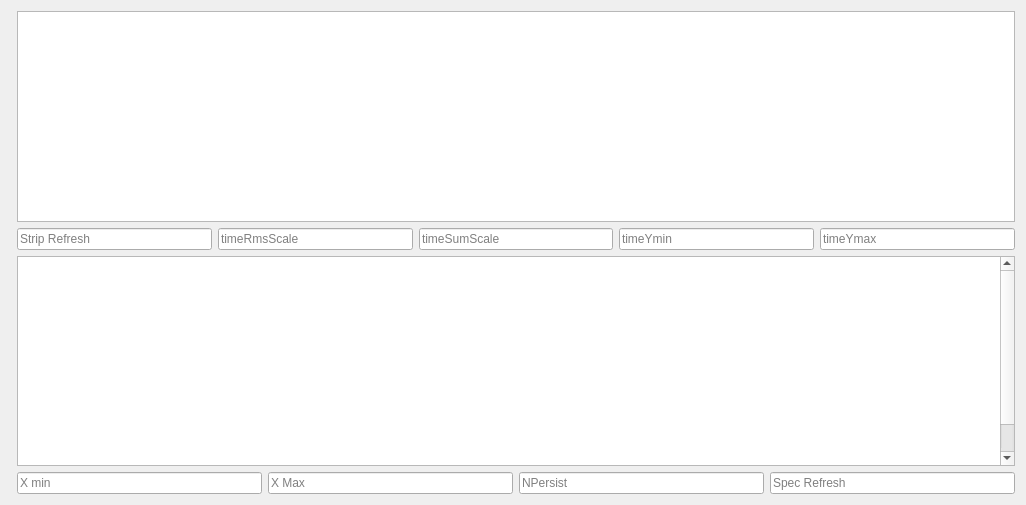
<?xml version="1.0" encoding="UTF-8"?>
<ui version="4.0">
 <class>Form</class>
 <widget class="QWidget" name="Form">
  <property name="geometry">
   <rect>
    <x>0</x>
    <y>0</y>
    <width>1026</width>
    <height>505</height>
   </rect>
  </property>
  <property name="baseSize">
   <size>
    <width>0</width>
    <height>0</height>
   </size>
  </property>
  <property name="windowTitle">
   <string>XLEAP Dashboard</string>
  </property>
  <layout class="QHBoxLayout" name="horizontalLayout_4">
   <item>
    <layout class="QVBoxLayout" name="verticalLayout" stretch="0,0,0,0">
     <item>
      <widget class="PyDMEmbeddedDisplay" name="embedded_laser_heater">
       <property name="sizePolicy">
        <sizepolicy hsizetype="Preferred" vsizetype="Preferred">
         <horstretch>0</horstretch>
         <verstretch>1</verstretch>
        </sizepolicy>
       </property>
       <property name="minimumSize">
        <size>
         <width>0</width>
         <height>30</height>
        </size>
       </property>
       <property name="maximumSize">
        <size>
         <width>16777215</width>
         <height>110</height>
        </size>
       </property>
       <property name="toolTip">
        <string/>
       </property>
       <property name="filename" stdset="0">
        <string>laser_heater.ui</string>
       </property>
      </widget>
     </item>
     <item>
      <widget class="PyDMEmbeddedDisplay" name="embeded_compression">
       <property name="sizePolicy">
        <sizepolicy hsizetype="Preferred" vsizetype="Expanding">
         <horstretch>0</horstretch>
         <verstretch>2</verstretch>
        </sizepolicy>
       </property>
       <property name="minimumSize">
        <size>
         <width>0</width>
         <height>75</height>
        </size>
       </property>
       <property name="maximumSize">
        <size>
         <width>16777215</width>
         <height>400</height>
        </size>
       </property>
       <property name="baseSize">
        <size>
         <width>0</width>
         <height>75</height>
        </size>
       </property>
       <property name="toolTip">
        <string/>
       </property>
       <property name="filename" stdset="0">
        <string>compression.py</string>
       </property>
      </widget>
     </item>
     <item>
      <widget class="PyDMEmbeddedDisplay" name="PyDMEmbeddedDisplay">
       <property name="sizePolicy">
        <sizepolicy hsizetype="Preferred" vsizetype="Preferred">
         <horstretch>0</horstretch>
         <verstretch>1</verstretch>
        </sizepolicy>
       </property>
       <property name="minimumSize">
        <size>
         <width>0</width>
         <height>30</height>
        </size>
       </property>
       <property name="maximumSize">
        <size>
         <width>16777215</width>
         <height>80</height>
        </size>
       </property>
       <property name="toolTip">
        <string/>
       </property>
       <property name="filename" stdset="0">
        <string>wiggler_summary.ui</string>
       </property>
      </widget>
     </item>
     <item>
      <widget class="PyDMEmbeddedDisplay" name="PyDMEmbeddedDisplay_2">
       <property name="sizePolicy">
        <sizepolicy hsizetype="Preferred" vsizetype="Expanding">
         <horstretch>0</horstretch>
         <verstretch>2</verstretch>
        </sizepolicy>
       </property>
       <property name="minimumSize">
        <size>
         <width>0</width>
         <height>45</height>
        </size>
       </property>
       <property name="toolTip">
        <string/>
       </property>
       <property name="filename" stdset="0">
        <string>sxr_undulator_summary.py</string>
       </property>
      </widget>
     </item>
    </layout>
   </item>
   <item>
    <layout class="QVBoxLayout" name="verticalLayout_2">
     <item>
      <widget class="PyDMTimePlot" name="PyDMTimePlot">
       <property name="toolTip">
        <string/>
       </property>
       <property name="backgroundBrush">
        <brush brushstyle="SolidPattern">
         <color alpha="255">
          <red>255</red>
          <green>255</green>
          <blue>255</blue>
         </color>
        </brush>
       </property>
       <property name="axisColor">
        <color>
         <red>0</red>
         <green>0</green>
         <blue>0</blue>
        </color>
       </property>
       <property name="showLegend">
        <bool>true</bool>
       </property>
       <property name="curves">
        <stringlist>
         <string>{&quot;channel&quot;: &quot;EM1K0:GMD:HPS:milliJoulesPerPulse&quot;, &quot;name&quot;: &quot;GMD&quot;, &quot;color&quot;: &quot;#55007f&quot;, &quot;lineStyle&quot;: 1, &quot;lineWidth&quot;: 1, &quot;symbol&quot;: null, &quot;symbolSize&quot;: 10}</string>
         <string>{&quot;channel&quot;: &quot;EM2K0:XGMD:HPS:milliJoulesPerPulse&quot;, &quot;name&quot;: &quot;XGMD&quot;, &quot;color&quot;: &quot;black&quot;, &quot;lineStyle&quot;: 1, &quot;lineWidth&quot;: 1, &quot;symbol&quot;: null, &quot;symbolSize&quot;: 10}</string>
        </stringlist>
       </property>
       <property name="updatesAsynchronously">
        <bool>false</bool>
       </property>
       <property name="timeSpan">
        <double>60.000000000000000</double>
       </property>
       <property name="updateInterval">
        <double>0.300000000000000</double>
       </property>
       <property name="minYRange">
        <double>-0.500000000000000</double>
       </property>
       <property name="maxYRange">
        <double>0.500000000000000</double>
       </property>
      </widget>
     </item>
     <item>
      <layout class="QHBoxLayout" name="horizontalLayout_3">
       <item>
        <widget class="QLineEdit" name="RefreshRateTimechart">
         <property name="toolTip">
          <string>TimeChartHz</string>
         </property>
         <property name="placeholderText">
          <string>Strip Refresh</string>
         </property>
        </widget>
       </item>
       <item>
        <widget class="QLineEdit" name="timeRmsScale">
         <property name="toolTip">
          <string>timeRmsScale</string>
         </property>
         <property name="placeholderText">
          <string>timeRmsScale</string>
         </property>
        </widget>
       </item>
       <item>
        <widget class="QLineEdit" name="timeSumScale">
         <property name="toolTip">
          <string>timeSumScale</string>
         </property>
         <property name="whatsThis">
          <string/>
         </property>
         <property name="text">
          <string/>
         </property>
         <property name="placeholderText">
          <string>timeSumScale</string>
         </property>
        </widget>
       </item>
       <item>
        <widget class="QLineEdit" name="timeYmin">
         <property name="toolTip">
          <string>timeYmin</string>
         </property>
         <property name="inputMask">
          <string/>
         </property>
         <property name="placeholderText">
          <string>timeYmin</string>
         </property>
        </widget>
       </item>
       <item>
        <widget class="QLineEdit" name="timeYmax">
         <property name="toolTip">
          <string>timeYmax</string>
         </property>
         <property name="placeholderText">
          <string>timeYmax</string>
         </property>
        </widget>
       </item>
      </layout>
     </item>
     <item>
      <widget class="PyDMWaveformPlot" name="PyDMWaveformPlot">
       <property name="sizePolicy">
        <sizepolicy hsizetype="Expanding" vsizetype="Expanding">
         <horstretch>2</horstretch>
         <verstretch>0</verstretch>
        </sizepolicy>
       </property>
       <property name="minimumSize">
        <size>
         <width>200</width>
         <height>0</height>
        </size>
       </property>
       <property name="toolTip">
        <string/>
       </property>
       <property name="backgroundBrush">
        <brush brushstyle="SolidPattern">
         <color alpha="255">
          <red>255</red>
          <green>255</green>
          <blue>255</blue>
         </color>
        </brush>
       </property>
       <property name="interactive">
        <bool>true</bool>
       </property>
       <property name="sceneRect">
        <rectf>
         <x>0.000000000000000</x>
         <y>0.000000000000000</y>
         <width>553.000000000000000</width>
         <height>244.000000000000000</height>
        </rectf>
       </property>
       <property name="showXGrid">
        <bool>false</bool>
       </property>
       <property name="axisColor">
        <color>
         <red>0</red>
         <green>0</green>
         <blue>0</blue>
        </color>
       </property>
       <property name="xLabels">
        <stringlist>
         <string>Spectrometer Pixel</string>
        </stringlist>
       </property>
       <property name="yLabels">
        <stringlist>
         <string>Magnitude</string>
        </stringlist>
       </property>
       <property name="curves">
        <stringlist>
         <string>{&quot;y_channel&quot;: &quot;TMO:VLS:CAM:01:IMAGE2:ArrayData&quot;, &quot;x_channel&quot;: null, &quot;name&quot;: &quot;SPEC&quot;, &quot;color&quot;: &quot;red&quot;, &quot;lineStyle&quot;: 1, &quot;lineWidth&quot;: 3, &quot;symbol&quot;: null, &quot;symbolSize&quot;: 10, &quot;redraw_mode&quot;: 2}</string>
        </stringlist>
       </property>
      </widget>
     </item>
     <item>
      <layout class="QHBoxLayout" name="horizontalLayout_2">
       <item>
        <widget class="QLineEdit" name="specXmin">
         <property name="toolTip">
          <string>Spec X Min</string>
         </property>
         <property name="placeholderText">
          <string>X min</string>
         </property>
        </widget>
       </item>
       <item>
        <widget class="QLineEdit" name="specXmax">
         <property name="toolTip">
          <string>Spec X Max</string>
         </property>
         <property name="placeholderText">
          <string>X Max</string>
         </property>
        </widget>
       </item>
       <item>
        <widget class="QLineEdit" name="NPersist">
         <property name="toolTip">
          <string>NPersist</string>
         </property>
         <property name="placeholderText">
          <string>NPersist</string>
         </property>
        </widget>
       </item>
       <item>
        <widget class="QLineEdit" name="RefreshRateWaveform">
         <property name="toolTip">
          <string>Refresh Hz</string>
         </property>
         <property name="placeholderText">
          <string>Spec Refresh</string>
         </property>
        </widget>
       </item>
      </layout>
     </item>
    </layout>
   </item>
  </layout>
 </widget>
 <customwidgets>
  <customwidget>
   <class>PyDMWaveformPlot</class>
   <extends>QGraphicsView</extends>
   <header>pydm.widgets.waveformplot</header>
  </customwidget>
  <customwidget>
   <class>PyDMTimePlot</class>
   <extends>QGraphicsView</extends>
   <header>pydm.widgets.timeplot</header>
  </customwidget>
  <customwidget>
   <class>PyDMEmbeddedDisplay</class>
   <extends>QFrame</extends>
   <header>pydm.widgets.embedded_display</header>
  </customwidget>
 </customwidgets>
 <resources/>
 <connections/>
</ui>
